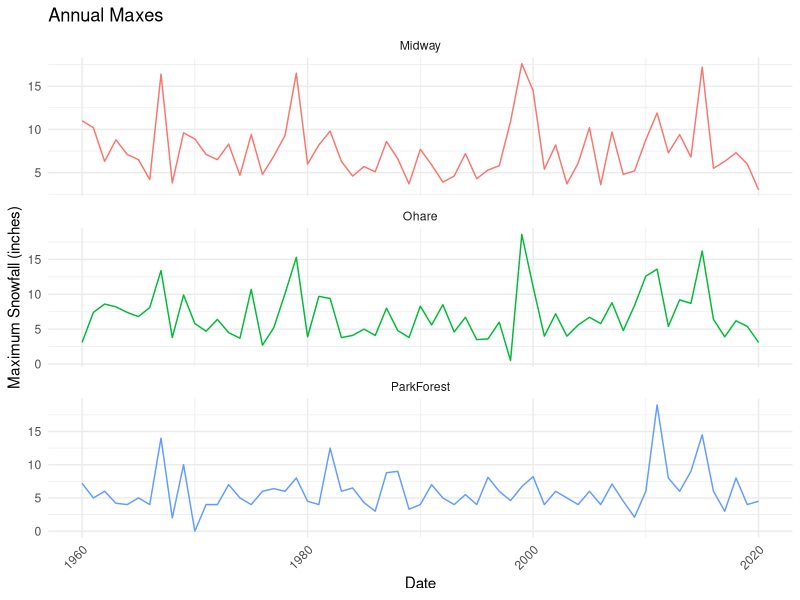

This chart was generated by the following R code:
########################################################################################
##### Name: EDA.R                                                                  #####
#####  Description: Exploratory Data Analysis for Chicago Snowfall Data            #####
########################################################################################

rm(list=ls())
library(tidyverse)
library(lubridate)

snowfall_df <- read_csv("data/SnowfallCHI_v5.csv")

# Summary Statistics

snowfall_df %>% 
  group_by(station,name) %>% 
  summarise(min_date = min(date),max_date = max(date),
            num_obs = n())


snowfall_df %>% 
  group_by(station,name,month(date)) %>% 
  summarise(ct = n(),snowf_missing = sum(is.na(snowf)),snowf_pct_missing = sum(is.na(snowf))/n(),
            snowdep_missing = sum(is.na(snowdep)),snowdep_pct_missing = sum(is.na(snowdep))/n()) -> missingness_df 
snowfall_df %>% 
  group_by(station,name,'year'=year(date)) %>% 
  summarise(ann_max_snowf = max(snowf,na.rm = T)) -> annual_max_snowf_df 

snowfall_df$missing_ts <- 0

snowfall_df$missing_ts[which(is.na(snowfall_df$snowf)==T)] <- 1


# Plots
snowfall_plt <- snowfall_df %>% 
  ggplot(aes(x=date,y=snowf,color=name)) +
  geom_line() + theme_minimal() + theme(legend.position = 'none',axis.text.x = element_text(angle = 45,hjust = 1))+
  scale_x_date(date_breaks = '5 years') +xlab('Date')+ylab('Snowfall (inches)') + 
  ggtitle('Daily Snowfall')+ facet_wrap(~name,nrow = 3,scales = 'free_y')

missing_plt <- snowfall_df %>% 
  ggplot(aes(x=date,y=missing_ts,color=name)) +
  geom_line() + theme_minimal() + theme(legend.position = 'none',axis.text.x = element_text(angle = 45,hjust = 1))+
  scale_x_date(date_breaks = '5 years') +xlab('Date')+ylab('Missing Indicator') + 
  ggtitle('Missingness Plots')+ facet_wrap(~name,nrow = 3,scales = 'free_y')


ann_max_snowfall_plt <- annual_max_snowf_df %>% 
  ggplot(aes(x=as.numeric(year),y=ann_max_snowf,color=name)) +
  geom_line() + theme_minimal() + theme(legend.position = 'none',axis.text.x = element_text(angle = 45,hjust = 1))+
  xlab('Date')+ylab('Maximum Snowfall (inches)')+ ggtitle('Annual Maxes')+
  facet_wrap(~name,nrow = 3,scales = 'free_y')

ann_max_snowfall_plt
#missing_plt
#snowfall_plt

snowfall_df %>% 
  select(-snowdep) %>% 
  filter(snowf > 0) %>% 
  nest(data = c(date,snowf)) -> snowdays_df 

# Splits into groups of consecutive and non-consecutive days

date_split <- function(df){
  
  split(df$date, cumsum(c(TRUE, diff(df$date) != 1)))
  
}



snow_events_list <- list()
date_splits_list <- list()

station_names <- snowdays_df$name

for(i in 1:length(station_names)){
  
  df_tmp <- snowdays_df %>% 
    filter(name == station_names[i]) 
  
  events_tmp <- date_split(df_tmp$data[[1]])
  
  df_tmp %>% 
    unnest(cols=c(data)) -> df_temp 
  
  snowfall_totals_tmp <- list()
  
  for(j in 1:length(events_tmp)){
    
    df_temp %>% 
      filter(date %in% events_tmp[[j]]) %>% 
      summarise(snowfall_total = sum(snowf)) -> snowf_tot_tmp
    
    snowfall_totals_tmp[[j]] <- snowf_tot_tmp$snowfall_total
    
    names(snowfall_totals_tmp)[j] <- as.character(events_tmp[[j]][1])
    
  }
  
  snow_events_list[[i]] <- snowfall_totals_tmp
  
  date_splits_list[[i]] <- events_tmp
  
  names(snow_events_list)[i] <- names(date_splits_list)[i] <- station_names[i]
  
}

########################################################################################
# Required Data based on authors data file layout 

# Annual maxes 
annmax_midway <- annual_max_snowf_df %>% 
  filter(name=='Midway') %>% 
  select(ann_max_snowf)

annmax_ohare <- annual_max_snowf_df %>% 
  filter(name=='Ohare') %>% 
  select(ann_max_snowf)

annmax_parkforest <- annual_max_snowf_df %>% 
  filter(name=='ParkForest') %>% 
  select(ann_max_snowf)

# Indices of days where snowfall events occur 

days_midway <- snowfall_df %>%
  filter(name=='Midway') 

days_midway <- which(days_midway$date %in% ymd(names(snow_events_list$Midway)))

days_ohare <- snowfall_df %>%
  filter(name=='Ohare') 

days_ohare <- which(days_ohare$date %in% ymd(names(snow_events_list$Ohare)))

days_parkforest <- snowfall_df %>%
  filter(name=='ParkForest') 

days_parkforest <- which(days_parkforest$date %in% ymd(names(snow_events_list$ParkForest)))

# Durations of snowevents 

duration_midway <- unlist(lapply(date_splits_list$Midway, length))

duration_ohare <- unlist(lapply(date_splits_list$Ohare, length))

duration_parkforest <- unlist(lapply(date_splits_list$ParkForest, length))

# Snow event values 
nonzero_snow_midway <- unlist(snow_events_list$Midway)

nonzero_snow_ohare <- unlist(snow_events_list$Ohare)

nonzero_snow_parkforest <- unlist(snow_events_list$ParkForest)

# Seasons 

# Function below gives season variables as authors defined variable in their code

make_season <- function(X){

  season_dates <- as.Date(names(unlist(X)))
  
  date_seq <- seq.Date(from = as.Date('1960-07-01'),to =as.Date('2020-06-30'),by='year')
    
  nseasons <- length(date_seq)
  
  season_tmp <- c()
  
  for(i in 1:(nseasons-1)){
    
    date_interval_tmp <- c(date_seq[i],date_seq[i+1])
    
    season_inds <- which((season_dates >= date_interval_tmp[1]) & (season_dates < date_interval_tmp[2]))  
    
    year_tmp <- rep(as.numeric(year(date_interval_tmp[1])),length(season_inds))
    
    season_tmp <- append(season_tmp,year_tmp)
    
  }
  
  return(season_tmp)
  
}

season_midway <- make_season(snow_events_list$Midway)

season_ohare <- make_season(snow_events_list$Ohare)

season_parkforest <- make_season(snow_events_list$ParkForest)

